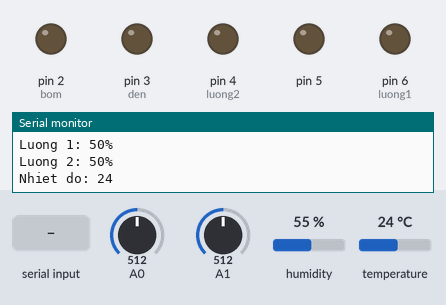
This sketch was run on a simulated Arduino Uno, built with avr-gcc and run on an emulated ATmega328P. On the bench: output pins drawn as LEDs (lit = HIGH), the last lines printed to the serial monitor. The inputs (shaded band) are chosen by the test bench; at power-on: A0 = 512, A1 = 512, humidity 55 %, temperature 24 °C.

Above: at 1.2 s.
1.3 s: "1" received over Serial
At 2.5 s:
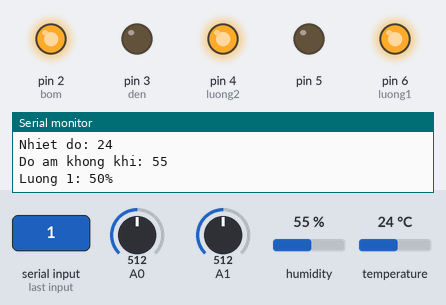
2.8 s: "3" received over Serial
At 3.1 s:
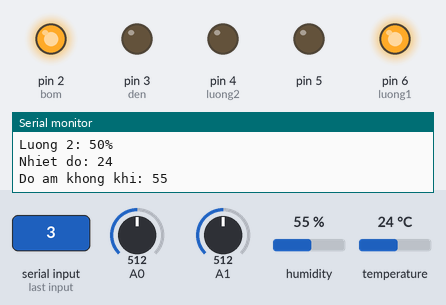
4.3 s: "5" received over Serial
At 4.8 s:
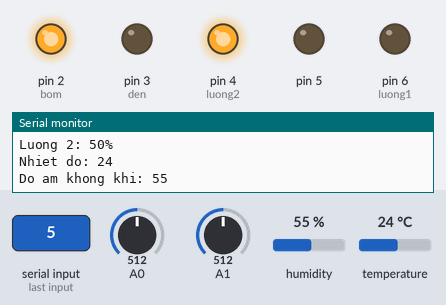
11.8 s: A0 set to 916
17.8 s: A0 set to 946
Timing chart, 0 to 20.8 s (numbered marks = the images above; inputs shaded):
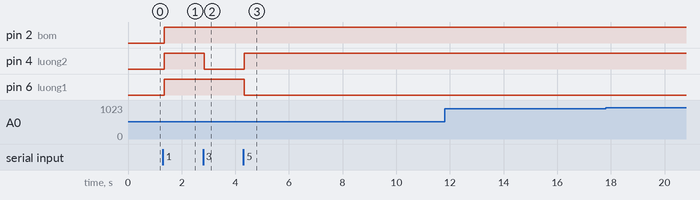

Measured:
- after the input at 1.3 s, pin 2 (bom), pin 4 (luong2), pin 6 (luong1): LOW → HIGH after 0.06 s
- after the input at 2.8 s, pin 4 (luong2): HIGH → LOW at once
- after the input at 4.3 s, pin 4 (luong2): LOW → HIGH at once; pin 6 (luong1): HIGH → LOW at once

The sketch:

auto_farm_3.ino
```cpp
#include "DHT.h"
char blue;
const int DHTPIN = 7; // chan nhiet, dom am khong khi
const int DHTTYPE = DHT11;
DHT dht(DHTPIN, DHTTYPE);
int t, h; // Temperature, Humidity
int bom = 2;
int luong1= 6;
int luong2 = 4;
int den = 3;
int cambienquang = 8;
int x, y, mLuong1, mLuong2;
void setup() {
    dht.begin();
    pinMode(cambienquang, INPUT);
    for (int i = 2; i <= 6; i++)   pinMode(i, OUTPUT);
    Serial.begin(9600);

}

void loop() {
    x = analogRead(A0);
    y = analogRead(A1);

    mLuong1 = map(x, 0, 1023, 100, 0);
    mLuong2 = map(y, 0, 1023, 100, 0);
    h = dht.readHumidity();    //Đọc độ ẩm
    t = dht.readTemperature(); //Đọc nhiệt độ
    Serial.print("Nhiet do: ");
    Serial.print(t);
    Serial.print(" ");
    Serial.println();
    Serial.println();
    Serial.print("Do am khong khi: ");
    Serial.print(h);
    Serial.print(" ");
    Serial.println();
    Serial.println();
    Serial.print("Luong 1: "); Serial.print(mLuong1); Serial.print("%");
    Serial.print(" ");
    Serial.println();
    Serial.println();
    Serial.print("Luong 2: "); Serial.print(mLuong2); Serial.print("%");
    Serial.print(" ");
    Serial.println();
    Serial.println();

    if (Serial.available() > 0){
      blue = Serial.read();
    }
    switch (blue){
      case 'a':
      digitalWrite(bom, LOW);
      digitalWrite(luong1, LOW);
      digitalWrite(luong2, LOW);
      digitalWrite(den, LOW );
      break;
      case '1': // ca vuon
        digitalWrite(bom, HIGH);
        digitalWrite(luong1, HIGH);
        digitalWrite(luong2, HIGH);
      break;
      case '3': // bat luong1
        digitalWrite(bom, HIGH);
        digitalWrite(luong1, HIGH);
        digitalWrite(luong2, LOW);
      break;

      case '4': // tat luong2
        digitalWrite(bom, LOW);
        digitalWrite(luong1, LOW);
      digitalWrite(luong2, LOW);
      break;

      case '5': // bat luong2
        digitalWrite(bom, HIGH);
        digitalWrite(luong2, HIGH);
        digitalWrite(luong1, LOW);
      break;

      case '6': // tat luong2
        digitalWrite(bom, LOW);
        digitalWrite(luong1, LOW);
      digitalWrite(luong2, LOW);
      break;
      case '9': //auto
          if (mLuong1 < 30 && mLuong2 < 30) {

            digitalWrite(bom, HIGH);
            digitalWrite(luong1, HIGH);
            digitalWrite(luong2, HIGH);
        } else if (mLuong1 > 30 && mLuong2 > 30) {
          digitalWrite(bom, LOW);
          digitalWrite(luong1, LOW);
          digitalWrite(luong2, LOW);
          }

        if (mLuong1 < 30 && mLuong2 > 30){
          digitalWrite(bom, HIGH);
          digitalWrite(luong1, HIGH);
          digitalWrite(luong2, LOW);
        } else if (mLuong1 > 30 && mLuong2 > 30){
            digitalWrite(bom, LOW);
          digitalWrite(luong1, LOW);
          digitalWrite(luong2, LOW);
          }

        if (mLuong1 > 30 && mLuong2 < 30){
            digitalWrite(bom, HIGH);
            digitalWrite(luong2, HIGH);
            digitalWrite(luong1, LOW);
          } else if (mLuong1 > 30 && mLuong2 > 30) {
            digitalWrite(bom, LOW);
          digitalWrite(luong1, LOW);
          digitalWrite(luong2, LOW);
            }
          if (digitalRead(cambienquang) == 1) digitalWrite(den, HIGH); else digitalWrite(den, LOW);
      break;


      default:

      break;
    }
}
```
